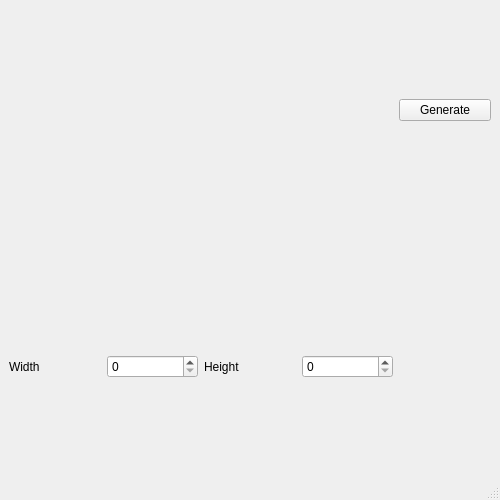
<?xml version="1.0" encoding="UTF-8"?>
<ui version="4.0">
 <class>MainWindow</class>
 <widget class="QMainWindow" name="MainWindow">
  <property name="geometry">
   <rect>
    <x>0</x>
    <y>0</y>
    <width>500</width>
    <height>500</height>
   </rect>
  </property>
  <property name="sizePolicy">
   <sizepolicy hsizetype="Fixed" vsizetype="Fixed">
    <horstretch>0</horstretch>
    <verstretch>0</verstretch>
   </sizepolicy>
  </property>
  <property name="minimumSize">
   <size>
    <width>500</width>
    <height>500</height>
   </size>
  </property>
  <property name="maximumSize">
   <size>
    <width>1920</width>
    <height>1080</height>
   </size>
  </property>
  <property name="windowTitle">
   <string>MainWindow</string>
  </property>
  <widget class="QWidget" name="centralwidget">
   <layout class="QGridLayout" name="gridLayout_2">
    <item row="0" column="0">
     <layout class="QGridLayout" name="gridLayout">
      <item row="1" column="2">
       <widget class="QLabel" name="label_2">
        <property name="text">
         <string>Height</string>
        </property>
       </widget>
      </item>
      <item row="0" column="0" colspan="4">
       <widget class="QWidget" name="verticalWidget" native="true">
        <property name="sizePolicy">
         <sizepolicy hsizetype="Fixed" vsizetype="Fixed">
          <horstretch>0</horstretch>
          <verstretch>0</verstretch>
         </sizepolicy>
        </property>
        <property name="minimumSize">
         <size>
          <width>250</width>
          <height>250</height>
         </size>
        </property>
        <layout class="QVBoxLayout" name="verticalLayout"/>
       </widget>
      </item>
      <item row="0" column="4" alignment="Qt::AlignTop">
       <widget class="QPushButton" name="pushButton">
        <property name="text">
         <string>Generate</string>
        </property>
       </widget>
      </item>
      <item row="1" column="0">
       <widget class="QLabel" name="label">
        <property name="text">
         <string>Width</string>
        </property>
       </widget>
      </item>
      <item row="1" column="1">
       <widget class="QSpinBox" name="spinBox"/>
      </item>
      <item row="1" column="3">
       <widget class="QSpinBox" name="spinBox_2"/>
      </item>
     </layout>
    </item>
   </layout>
  </widget>
  <widget class="QMenuBar" name="menubar">
   <property name="geometry">
    <rect>
     <x>0</x>
     <y>0</y>
     <width>500</width>
     <height>24</height>
    </rect>
   </property>
  </widget>
  <widget class="QStatusBar" name="statusbar"/>
 </widget>
 <resources/>
 <connections/>
</ui>
